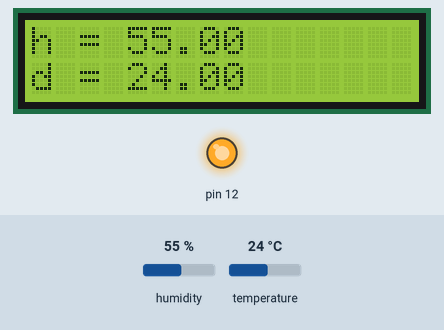
Recording of a sketch running on a simulated Arduino Uno, built with avr-gcc and run on an emulated ATmega328P. Parts: 16×2 character LCD, output pins drawn as LEDs (lit = HIGH). Inputs (shaded band) come from the test bench; at power-on: humidity 55 %, temperature 24 °C. What the sketch prints to the serial monitor is not drawn.

Above: at 2.2 s.
2.3 s: humidity set to 22 %
At 4.4 s:
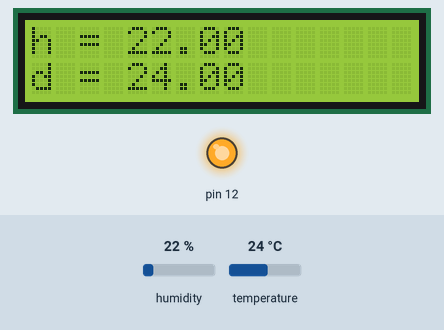
5.0 s: temperature set to 12 °C
At 6.0 s:
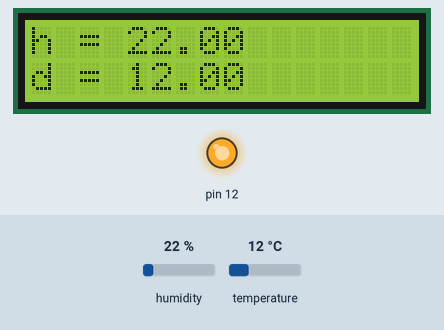
7.7 s: humidity set to 40 %
At 10.4 s:
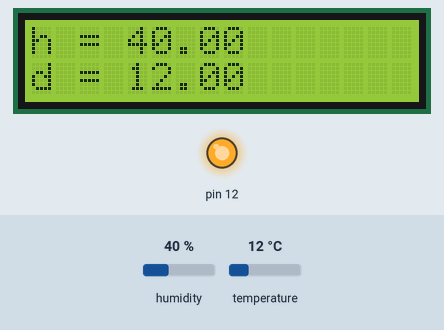
10.7 s: temperature set to 19 °C
At 12.0 s:
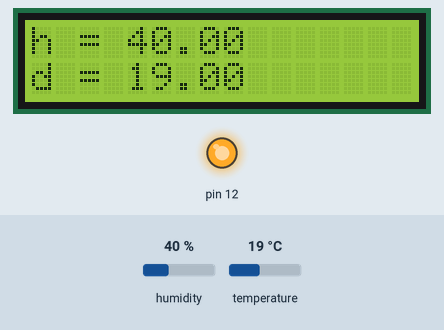
Timing chart, 0 to 13.7 s (numbered marks = the images above; inputs shaded):
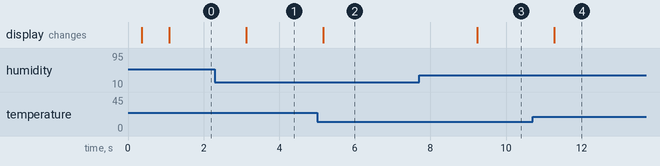

Measured:
- after the input at 2.3 s, the display: changes after 0.83 s (image 1)
- after the input at 5.0 s, the display: changes after 0.16 s (image 2)
- after the input at 7.7 s, the display: changes after 1.5 s (image 3)
- after the input at 10.7 s, the display: changes after 0.57 s (image 4)

The sketch:

sketch_may16a.ino
```cpp
#include "DHT.h"
#include "Wire.h"
#include<LiquidCrystal.h>
#define dht_dpin 13 //      
#define DHTType DHT11  //

LiquidCrystal lcd(16, 15, 5, 4, 3, 2);
DHT dht(dht_dpin,DHTType);

void setup(){
Serial.begin(9600);
Wire.begin();
delay(300);

Serial.println("Humidity and temperature\n\n");

pinMode(12,OUTPUT);

digitalWrite(12,1);

dht.begin();
lcd.begin(16, 2);
delay(700);
}

void loop(){
  lcd.clear();
  lcd.setCursor(0,0);
//dht.read11(dht_dpin); //library   DHT.read11
Serial.print("Humidity = ");
float h = dht.readHumidity();
String h1="";
h1+=h;
Serial.print(h);
 lcd.print("h = ");
  lcd.print(h1);
//----------------

Serial.print("% ");
Serial.print("temperature = ");

float d = dht.readTemperature();
String d1 = "";
d1+=d;
lcd.setCursor(0,1);
 lcd.print("d = ");
  lcd.print(d1);

Serial.print(d1);
Serial.println("C ");
delay(1000); // 1000ms  

}
```
